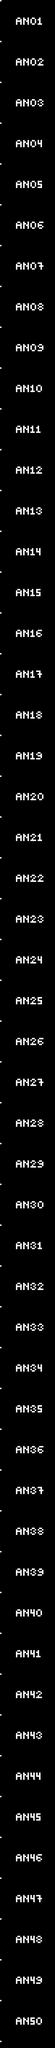

Below is a game level as drawn by its tile map, then a one-line description and the .tmx that defines it (tile-layer data replaced by summaries):
An orthogonal 38x1405 tile map with 8x8 px tiles, 1 tile layer (Tile Layer 1).

<map version="1.5" tiledversion="1.7.1" orientation="orthogonal" renderorder="right-down" width="38" height="1405" tilewidth="8" tileheight="8" infinite="0" nextlayerid="2" nextobjectid="1">
 <tileset firstgid="1" source="tilesheets/tsKarniMata.tsx" />
 <layer id="1" name="Tile Layer 1" width="38" height="1405">
  <data>[53390 cells, 2202 non-empty, 1 distinct tile ids]</data>
 </layer>
</map>
